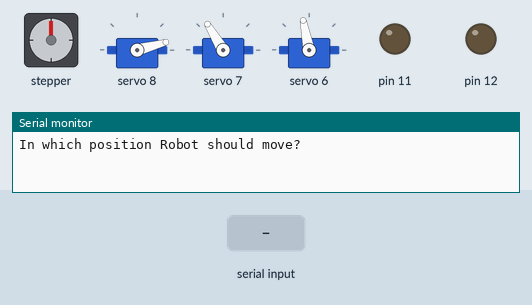
This sketch was run on a simulated Arduino Uno, built with avr-gcc and run on an emulated ATmega328P. Shown: stepper motor, 3 × servo, output pins drawn as LEDs (lit = HIGH), the last lines printed to the serial monitor. Wiring (inferred from the names in the program): stepper motor driver (200 steps per turn assumed): step pin 5; direction pin 4. The test bench sets the inputs (shaded band). EEPROM starts erased; pins used as bus, display or sensor lines are not drawn.

Above: at 1.2 s.
1.3 s: "30/150\n" received over the second serial link
At 5.9 s:
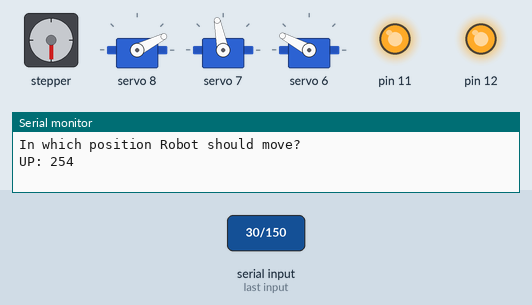
At 7.0 s:
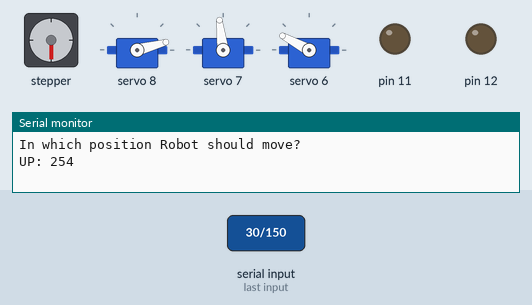
7.3 s: "200\n" received over the second serial link
13.3 s: "1\n" received over the second serial link
At 20.1 s:
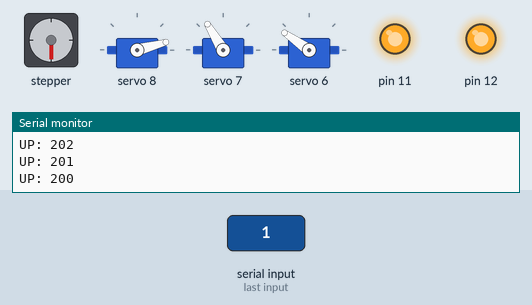
Timing chart, 0 to 25.3 s (numbered marks = the images above; inputs shaded):
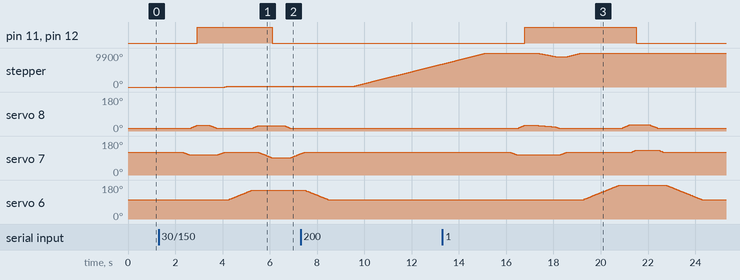

Measured:
- after the input at 1.3 s, pin 11, pin 12: LOW → HIGH after 1.6 s, → LOW 3.2 s later; stepper: turns 180° clockwise, starting after 2.8 s; servo 6: moves from 101° to 152° over 0.98 s, starting after 2.9 s
- after the input at 7.3 s, stepper: keeps turning clockwise at about 1723°/s, starting after 2.2 s
- after the input at 13.3 s, pin 11, pin 12: LOW → HIGH after 3.5 s, → LOW 4.7 s later; servo 6: rises from 101° to 180° in 1.5 s, then falls to 101° in 3.5 s

The sketch:

ROBOT_Arm_FinalCodev0.0.6.ino
```cpp
// to add location, make case in vSwitch_Loop
// 100 to stop
// 101 to start
// 200 stand control e.g. 215 for 15 packets
// Value of giMotor1,giMotor2 & giMotor3 should be equal to default position

#include <Wire.h>
#include <Adafruit_PWMServoDriver.h>
#include <SoftwareSerial.h>
#include <EEPROM.h>

Adafruit_PWMServoDriver pwm = Adafruit_PWMServoDriver();

#define MIN_PULSE_WIDTH   530
#define MAX_PULSE_WIDTH   1870
#define FREQUENCY         50

#define BASE_CONTROL 6
#define MID_CONTROL 7
#define UPDOWN_CONTROL 8

#define DEF_ANGLE_BASE 133
#define DEF_ANGLE_MID 160
#define DEF_ANGLE_UPDOWN 20

#define PICK_ANGLE_MID 140
#define PICK_ANGLE_UPDOWN 40

#define PLACE_ANGLE_MID1 175
#define PLACE_ANGLE_UPDOWN1 45

#define PLACE_ANGLE_MID2 155
#define PLACE_ANGLE_UPDOWN2 40

#define PLACE_ANGLE_MID3 120
#define PLACE_ANGLE_UPDOWN3 35

#define SUCTION_OFF_DELAY 500
#define SUCTION_ON_DELAY 500

#define SPEED_DELAY 15
#define DEF_OPR 60000

int giMax_pack = 243;


int giMotor1 = 133;
int giMotor2 = 160;
int giMotor3 = 20;

#define RXPIN  2
#define TXPIN  3

const int dirPin = 4;  // Direction
const int stepPin = 5; // Step

const int STEPS_PER_REV = 200;

int tiStand_pos;


SoftwareSerial mySerial =  SoftwareSerial(RXPIN, TXPIN);

int giConnected = 101;

void setup() {
  Serial.begin(9600);
  pinMode(RXPIN, INPUT);
  pinMode(TXPIN, OUTPUT);
  pinMode(dirPin, OUTPUT);
  pinMode(stepPin, OUTPUT);
  mySerial.begin(9600);
  pwm.begin();
  pwm.setPWMFreq(FREQUENCY);
  pinMode(11, OUTPUT);
  pinMode(12, OUTPUT);
  vDefaultMotor();
}

void vDefaultMotor() {

  vMovemotor(UPDOWN_CONTROL, DEF_ANGLE_UPDOWN);
  vMovemotor(MID_CONTROL, DEF_ANGLE_MID);
  vMovemotor(BASE_CONTROL, DEF_ANGLE_BASE);
}

void vDefaultMotor1() {
  int tiloop1 = giMotor3;
  int tiloop2 = 0;
  bool tbflag = 0;
  while (true) {
    vReadEEPROM();
    if ((tbflag == 0) && (tiloop1>DEF_ANGLE_UPDOWN)) {
        tiloop1--;
        pwm.setPWM(UPDOWN_CONTROL, 0, ipulseWidth(tiloop1));
        if(tiStand_pos = giMax_pack){
          delay(SPEED_DELAY);
          }
    }

    if ((tbflag == 1)&& (tiloop2<12) && (tiStand_pos < giMax_pack)) {
      digitalWrite(dirPin, LOW);
        for (int x = 0; x < ((STEPS_PER_REV / 4)); x++) {
          digitalWrite(stepPin, HIGH);
          delayMicroseconds(500);
          digitalWrite(stepPin, LOW);
          delayMicroseconds(500);
        }
        if (tiloop2 % 2 != 0) {
          tiStand_pos++;
          EEPROM[0] = tiStand_pos;
        }
        tiloop2++;
    }
    tbflag = !tbflag;
    if (tiloop1 == 20)break;
  }

  giMotor3 = DEF_ANGLE_UPDOWN;
  vMovemotor(MID_CONTROL, DEF_ANGLE_MID);
  vMovemotor(BASE_CONTROL, DEF_ANGLE_BASE);
}

void vSuction_on() {
  digitalWrite(12, HIGH);
  digitalWrite(11, HIGH);
  delay(SUCTION_ON_DELAY);
}

void vSuction_off() {
  digitalWrite(12, LOW);
  digitalWrite(11, LOW);
  delay(SUCTION_OFF_DELAY);
}

void vMovemotor(int tiMotorpin, int tiDegree) { // to move motor to particular tiDegree
  unsigned long tuBegin_time = millis();
  unsigned long tuCurrent_time = millis();
  bool tbVal = 0;
  switch (tiMotorpin) {
    case BASE_CONTROL:
      if (tiDegree >= giMotor1) {
        for (int i = giMotor1 ; i <= tiDegree ; i++) {
          tbVal = 0;
          while (true) {
            tuCurrent_time = millis();
            if ((tuCurrent_time - tuBegin_time ) >= SPEED_DELAY) {
              pwm.setPWM(BASE_CONTROL, 0, ipulseWidth(i));
              tbVal = 1;
              tuBegin_time = tuCurrent_time;
            }
            if (tbVal == 1)break;
          }
        }
      } else if (tiDegree <= giMotor1) {
        for (int i = giMotor1 ; i >= tiDegree ; i--) {
          tbVal = 0;
          while (true) {
            tuCurrent_time = millis();
            if ((tuCurrent_time - tuBegin_time) >= SPEED_DELAY) {
              pwm.setPWM(BASE_CONTROL, 0, ipulseWidth(i));
              tbVal = 1;
              tuBegin_time = tuCurrent_time;
            }
            if (tbVal == 1)break;
          }
        }
      }
      giMotor1 = tiDegree;
      break;

    case MID_CONTROL:
      if (tiDegree >= giMotor2) {
        for (int i = giMotor2 ; i <= tiDegree ; i++) {
          tbVal = 0;
          while (true) {
            tuCurrent_time = millis();
            if ((tuCurrent_time - tuBegin_time) >= SPEED_DELAY) {
              pwm.setPWM(MID_CONTROL, 0, ipulseWidth(i));
              tbVal = 1;
              tuBegin_time = tuCurrent_time;
            }
            if (tbVal == 1)break;
          }
        }
      } else if (tiDegree <= giMotor2) {
        for (int i = giMotor2 ; i >= tiDegree ; i--) {
          tbVal = 0;
          while (true) {
            tuCurrent_time = millis();
            if ((tuCurrent_time - tuBegin_time) >= SPEED_DELAY) {
              pwm.setPWM(MID_CONTROL, 0, ipulseWidth(i));
              tbVal = 1;
              tuBegin_time = tuCurrent_time;
            }
            if (tbVal == 1)break;
          }
        }
      }
      giMotor2 = tiDegree;
      break;

    case UPDOWN_CONTROL:
      if (tiDegree >= giMotor3) {
        for (int i = giMotor3 ; i <= tiDegree ; i++) {
          tbVal = 0;
          while (true) {
            tuCurrent_time = millis();
            if ((tuCurrent_time - tuBegin_time) >= SPEED_DELAY) {
              pwm.setPWM(UPDOWN_CONTROL, 0, ipulseWidth(i));
              tbVal = 1;
              tuBegin_time = tuCurrent_time;
            }
            if (tbVal == 1) break;
          }
        }
      } else if (tiDegree <= giMotor3) {
        for (int i = giMotor3 ; i >= tiDegree ; i--) {
          tbVal = 0;
          while (true) {
            tuCurrent_time = millis();
            if ((tuCurrent_time - tuBegin_time) >= SPEED_DELAY) {
              pwm.setPWM(UPDOWN_CONTROL, 0, ipulseWidth(i));
              tbVal = 1;
              tuBegin_time = tuCurrent_time;
            }
            if (tbVal == 1)break;
          }
        }
      }
      giMotor3 = tiDegree;
      break;
  }
}

void vMotion1(int tiDegree) { //location to put the product
  vPick_Loop();
  vMovemotor(BASE_CONTROL, tiDegree);
  vMovemotor(UPDOWN_CONTROL, PLACE_ANGLE_UPDOWN1);
  vMovemotor(MID_CONTROL, PLACE_ANGLE_MID1 );
  vSuction_off();
  vDefaultMotor();
}

void vMotion2(int tiDegree) { //location to put the product
  vPick_Loop();
  vMovemotor(BASE_CONTROL, tiDegree);
  vMovemotor(UPDOWN_CONTROL, PLACE_ANGLE_UPDOWN2);
  vMovemotor(MID_CONTROL, PLACE_ANGLE_MID2 );
  vSuction_off();
  vDefaultMotor();
}

void vMotion3(int tiDegree) { //location to put the product
  vPick_Loop();
  vMovemotor(BASE_CONTROL, tiDegree);
  vMovemotor(UPDOWN_CONTROL, PLACE_ANGLE_UPDOWN3);
  vMovemotor(MID_CONTROL, PLACE_ANGLE_MID3 );
  vSuction_off();
  vDefaultMotor();
}

void vStepper() {
  for (int x = 0; x < (STEPS_PER_REV / 2); x++) {
    digitalWrite(stepPin, HIGH);
    delayMicroseconds(500);
    digitalWrite(stepPin, LOW);
    delayMicroseconds(500);
  }
}

void vReadEEPROM() {
  tiStand_pos  = EEPROM[0];
  if (tiStand_pos == 0) {
    tiStand_pos = 200;
    EEPROM[0] = tiStand_pos;
  }
}

void vcounterclockwise() {

  if (tiStand_pos > 200) {
    digitalWrite(dirPin, HIGH);
    vStepper();
    tiStand_pos--;
    EEPROM[0] = tiStand_pos;
    int xxx = EEPROM[0] ;
    Serial.print("UP: ");
    Serial.println(xxx);
  }
}

void vclockwise() {

  if (tiStand_pos < giMax_pack) {
    digitalWrite(dirPin, LOW);
    vStepper();
    tiStand_pos++;
    EEPROM[0] = tiStand_pos;

  }
}

void vPick_Loop() {     //location to pick the product
  int stand = EEPROM[0];
  vMovemotor(MID_CONTROL, PICK_ANGLE_MID );
  vMovemotor(UPDOWN_CONTROL, PICK_ANGLE_UPDOWN);
  vSuction_on();
  //vStandControl(x + 6 );
  vDefaultMotor1();

  vStandControl(stand - 1 );
}

void vMotor_Control() {
  unsigned long tuBeginTime = millis();
  String tsSub_S;
  mySerial.begin(9600);
  Serial.println("In which position Robot should move?");
  while (mySerial.available() == 0) {
    unsigned long tuCurrentTime = millis();
    if ((tuCurrentTime - tuBeginTime) > DEF_OPR) {
      vSwitch_Loop(99);
      break;
    }
  }

  String tsPos = mySerial.readString();
  mySerial.end();
  int tiIndex = tsPos.indexOf('/', 0);
  tsSub_S = tsPos.substring(0, tiIndex);
  int tiSub_S = tsSub_S.toInt();

  if (tiSub_S == 100) {
    giConnected = 100;
  } else if (tiSub_S < 100) {
    vSwitch_Loop(tiSub_S);
  } else if ((tiSub_S >= 200) && (tiSub_S <= giMax_pack)) {
    vStandControl(tiSub_S);
  }
}

void vStandControl(int pos) { // Stand Contolled by User
  vReadEEPROM();

  if (pos > tiStand_pos) {
    for (int i = (tiStand_pos); i < pos; i++) {
      vclockwise();
    }
  } else if (pos < tiStand_pos) {
    for (int i = (tiStand_pos); i > pos; i-- ) {
      vcounterclockwise();
    }
  }
}

void vSwitch_Loop(int tbVal) {
  switch (tbVal) {
    case 0:
      break;
    case 1:
      vMotion1(244);
      break;
    case 2:
      vMotion1(223);
      break;
    case 3:
      vMotion1(205);
      break;
    case 4:
      vMotion1(188);
      break;
    case 5:
      vMotion1(165);
      break;
    //    case 6:
    //      vMotion1(140);
    //      break;
    //    case 7:
    //      vMotion1(120);
    //      break;
    case 8:
      vMotion1(100);
      break;
    case 9:
      vMotion1(75);
      break;
    case 10:
      vMotion1(57);
      break;
    case 11:
      vMotion1(40);
      break;
    case 12:
      vMotion1(20);
      break;
    case 13:
      vMotion1(0);
      break;

    case 14:
      vMotion2(244);
      break;
    case 15:
      vMotion2(223);
      break;
    case 16:
      vMotion2(205);
      break;
    case 17:
      vMotion2(188);
      break;
    case 18:
      vMotion2(165);
      break;
    //    case 19:
    //      vMotion2(140);
    //      break;
    //    case 20:
    //      vMotion2(120);
    //      break;
    case 21:
      vMotion2(100);
      break;
    case 22:
      vMotion2(75);
      break;
    case 23:
      vMotion2(57);
      break;
    case 24:
      vMotion2(40);
      break;
    case 25:
      vMotion2(20);
      break;
    case 26:
      vMotion2(0);
      break;

    case 27:
      vMotion3(244);
      break;
    case 28:
      vMotion3(227);
      break;
    case 29:
      vMotion3(215);
      break;
    case 30:
      vMotion3(202);
      break;
    case 31:
      vMotion3(190);
      break;
    case 32:
      vMotion3(175);
      break;
    case 33:
      vMotion3(163);
      break;
    case 34:
      vMotion3(149);
      break;
    case 35:
      vMotion3(133);
      break;
    case 36:
      vMotion3(117);
      break;
    case 37:
      vMotion3(102);
      break;
    case 38:
      vMotion3(88);
      break;
    case 39:
      vMotion3(72);
      break;
    case 40:
      vMotion3(60);
      break;
    case 41:
      vMotion3(50);
      break;
    case 42:
      vMotion3(37);
      break;
    case 43:
      vMotion3(25);
      break;
    case 44:
      vMotion3(10);
      break;
    case 45:
      vMotion3(0);
      break;

    case 99 :
      //     vMotion2(150);
      break;
    default :
      break;
  }
}


void loop() {
  if (giConnected == 101) {
    vMotor_Control();
  } else if (giConnected == 100) {
    mySerial.begin(9600);
    while (mySerial.available() == 0) {}
    String tsPos = mySerial.readString();
    mySerial.end();
    int tiIndex = tsPos.indexOf('/', 0);
    String tsSub_S = tsPos.substring(0, tiIndex);
    if (tsSub_S == "101") {
      giConnected = 101;
    }
  }
}

int ipulseWidth(int angle) {
  int pulse_wide, analog_value;
  pulse_wide   = map(angle, 0, 180, MIN_PULSE_WIDTH, MAX_PULSE_WIDTH);
  analog_value = int(float(pulse_wide) / 1000000 * FREQUENCY * 4267);
  return analog_value;
}
```
